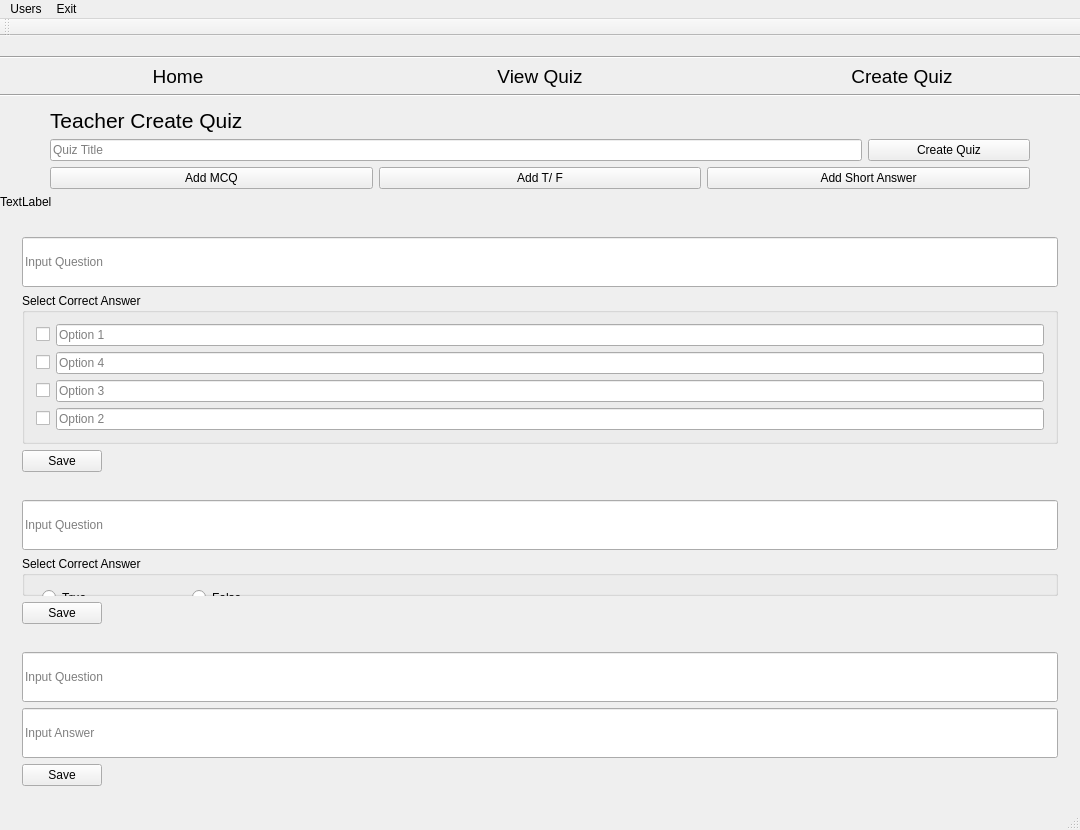
<?xml version="1.0" encoding="UTF-8"?>
<ui version="4.0">
 <class>teacherCreateQuiz</class>
 <widget class="QMainWindow" name="teacherCreateQuiz">
  <property name="geometry">
   <rect>
    <x>0</x>
    <y>0</y>
    <width>1080</width>
    <height>830</height>
   </rect>
  </property>
  <property name="sizePolicy">
   <sizepolicy hsizetype="MinimumExpanding" vsizetype="Preferred">
    <horstretch>0</horstretch>
    <verstretch>0</verstretch>
   </sizepolicy>
  </property>
  <property name="minimumSize">
   <size>
    <width>800</width>
    <height>600</height>
   </size>
  </property>
  <property name="windowTitle">
   <string>Teacher Create Quiz</string>
  </property>
  <property name="windowIcon">
   <iconset>
    <normaloff>../../../../../Desktop/javaicon.png</normaloff>../../../../../Desktop/javaicon.png</iconset>
  </property>
  <widget class="QWidget" name="centralWidget">
   <layout class="QVBoxLayout" name="verticalLayout" stretch="0,0,0,0,1">
    <property name="leftMargin">
     <number>0</number>
    </property>
    <property name="topMargin">
     <number>0</number>
    </property>
    <property name="rightMargin">
     <number>0</number>
    </property>
    <property name="bottomMargin">
     <number>0</number>
    </property>
    <item>
     <layout class="QVBoxLayout" name="overallLayout">
      <item>
       <widget class="QLabel" name="bg">
        <property name="text">
         <string/>
        </property>
        <property name="pixmap">
         <pixmap>Image/gg2.JPG</pixmap>
        </property>
       </widget>
      </item>
      <item>
       <widget class="Line" name="line">
        <property name="orientation">
         <enum>Qt::Horizontal</enum>
        </property>
       </widget>
      </item>
      <item>
       <layout class="QHBoxLayout" name="menu">
        <property name="topMargin">
         <number>0</number>
        </property>
        <item>
         <widget class="QPushButton" name="homeBtn">
          <property name="font">
           <font>
            <family>Arial</family>
            <pointsize>14</pointsize>
           </font>
          </property>
          <property name="styleSheet">
           <string notr="true">QPushButton
{
	border: None;
}

QPushButton:hover
{
	color: rgb(47,79,79);
	font-size: 34px;
}

</string>
          </property>
          <property name="text">
           <string>Home</string>
          </property>
         </widget>
        </item>
        <item>
         <widget class="QPushButton" name="viewquizBtn">
          <property name="font">
           <font>
            <family>Arial</family>
            <pointsize>14</pointsize>
           </font>
          </property>
          <property name="styleSheet">
           <string notr="true">QPushButton
{
	border: None;
}

QPushButton:hover
{
	color: rgb(47,79,79);
	font-size: 34px;
}

</string>
          </property>
          <property name="text">
           <string>View Quiz</string>
          </property>
         </widget>
        </item>
        <item>
         <widget class="QPushButton" name="createquizBtn">
          <property name="font">
           <font>
            <family>Arial</family>
            <pointsize>14</pointsize>
           </font>
          </property>
          <property name="styleSheet">
           <string notr="true">QPushButton
{
	border: None;
}

QPushButton:hover
{
	color: rgb(47,79,79);
	font-size: 34px;
}

</string>
          </property>
          <property name="text">
           <string>Create Quiz</string>
          </property>
         </widget>
        </item>
       </layout>
      </item>
     </layout>
    </item>
    <item>
     <widget class="Line" name="line_2">
      <property name="orientation">
       <enum>Qt::Horizontal</enum>
      </property>
     </widget>
    </item>
    <item>
     <layout class="QVBoxLayout" name="Content">
      <property name="leftMargin">
       <number>50</number>
      </property>
      <property name="topMargin">
       <number>5</number>
      </property>
      <property name="rightMargin">
       <number>50</number>
      </property>
      <item>
       <widget class="QLabel" name="title">
        <property name="font">
         <font>
          <family>Arial</family>
          <pointsize>16</pointsize>
         </font>
        </property>
        <property name="text">
         <string>Teacher Create Quiz</string>
        </property>
       </widget>
      </item>
      <item>
       <layout class="QHBoxLayout" name="quiztitleLayout" stretch="5,1">
        <item>
         <widget class="QLineEdit" name="createquiztitletxtbox">
          <property name="maximumSize">
           <size>
            <width>857</width>
            <height>16777215</height>
           </size>
          </property>
          <property name="text">
           <string/>
          </property>
          <property name="placeholderText">
           <string>Quiz Title</string>
          </property>
         </widget>
        </item>
        <item>
         <widget class="QPushButton" name="createquiztitleBtn">
          <property name="text">
           <string>Create Quiz</string>
          </property>
         </widget>
        </item>
       </layout>
      </item>
      <item>
       <layout class="QHBoxLayout" name="menu2">
        <item>
         <widget class="QPushButton" name="mcqBtn">
          <property name="text">
           <string>Add MCQ</string>
          </property>
         </widget>
        </item>
        <item>
         <widget class="QPushButton" name="tfBtn">
          <property name="text">
           <string>Add T/ F</string>
          </property>
         </widget>
        </item>
        <item>
         <widget class="QPushButton" name="saBtn">
          <property name="text">
           <string>Add Short Answer</string>
          </property>
         </widget>
        </item>
       </layout>
      </item>
     </layout>
    </item>
    <item>
     <widget class="QLabel" name="qnLabel">
      <property name="text">
       <string>TextLabel</string>
      </property>
     </widget>
    </item>
    <item>
     <widget class="QWidget" name="Content2" native="true">
      <layout class="QVBoxLayout" name="verticalLayout_3">
       <item>
        <widget class="QWidget" name="mcqWidget" native="true">
         <layout class="QHBoxLayout" name="horizontalLayout">
          <item>
           <layout class="QVBoxLayout" name="mcqLayout">
            <item>
             <widget class="QLineEdit" name="mcqqnTextbox">
              <property name="minimumSize">
               <size>
                <width>0</width>
                <height>50</height>
               </size>
              </property>
              <property name="placeholderText">
               <string>Input Question</string>
              </property>
             </widget>
            </item>
            <item>
             <widget class="QGroupBox" name="mcqGrpBox">
              <property name="title">
               <string>Select Correct Answer</string>
              </property>
              <layout class="QVBoxLayout" name="verticalLayout_2">
               <item>
                <layout class="QHBoxLayout" name="combo1">
                 <item>
                  <widget class="QCheckBox" name="cb1">
                   <property name="text">
                    <string/>
                   </property>
                  </widget>
                 </item>
                 <item>
                  <widget class="QLineEdit" name="cbtxt1">
                   <property name="placeholderText">
                    <string>Option 1</string>
                   </property>
                  </widget>
                 </item>
                </layout>
               </item>
               <item>
                <layout class="QHBoxLayout" name="combo4">
                 <item>
                  <widget class="QCheckBox" name="cb4">
                   <property name="text">
                    <string/>
                   </property>
                  </widget>
                 </item>
                 <item>
                  <widget class="QLineEdit" name="cbtxt4">
                   <property name="placeholderText">
                    <string>Option 4</string>
                   </property>
                  </widget>
                 </item>
                </layout>
               </item>
               <item>
                <layout class="QHBoxLayout" name="combo3">
                 <item>
                  <widget class="QCheckBox" name="cb3">
                   <property name="text">
                    <string/>
                   </property>
                  </widget>
                 </item>
                 <item>
                  <widget class="QLineEdit" name="cbtxt3">
                   <property name="placeholderText">
                    <string>Option 3</string>
                   </property>
                  </widget>
                 </item>
                </layout>
               </item>
               <item>
                <layout class="QHBoxLayout" name="combo2">
                 <item>
                  <widget class="QCheckBox" name="cb2">
                   <property name="text">
                    <string/>
                   </property>
                  </widget>
                 </item>
                 <item>
                  <widget class="QLineEdit" name="cbtxt2">
                   <property name="placeholderText">
                    <string>Option 2</string>
                   </property>
                  </widget>
                 </item>
                </layout>
               </item>
              </layout>
             </widget>
            </item>
            <item alignment="Qt::AlignLeft">
             <widget class="QPushButton" name="saveBtn_2">
              <property name="text">
               <string>Save</string>
              </property>
             </widget>
            </item>
           </layout>
          </item>
         </layout>
        </widget>
       </item>
       <item>
        <widget class="QWidget" name="tfWidget" native="true">
         <layout class="QHBoxLayout" name="horizontalLayout_3">
          <item>
           <layout class="QVBoxLayout" name="tfLayout">
            <item>
             <widget class="QLineEdit" name="tfqnTextbox">
              <property name="minimumSize">
               <size>
                <width>0</width>
                <height>50</height>
               </size>
              </property>
              <property name="maximumSize">
               <size>
                <width>1078</width>
                <height>16777215</height>
               </size>
              </property>
              <property name="placeholderText">
               <string>Input Question</string>
              </property>
              <property name="clearButtonEnabled">
               <bool>false</bool>
              </property>
             </widget>
            </item>
            <item>
             <widget class="QGroupBox" name="radioGrpBox">
              <property name="title">
               <string>Select Correct Answer</string>
              </property>
              <widget class="QRadioButton" name="tradioButton">
               <property name="geometry">
                <rect>
                 <x>20</x>
                 <y>30</y>
                 <width>119</width>
                 <height>23</height>
                </rect>
               </property>
               <property name="text">
                <string>True</string>
               </property>
              </widget>
              <widget class="QRadioButton" name="fradioBtn">
               <property name="geometry">
                <rect>
                 <x>170</x>
                 <y>30</y>
                 <width>119</width>
                 <height>23</height>
                </rect>
               </property>
               <property name="text">
                <string>False</string>
               </property>
              </widget>
             </widget>
            </item>
            <item alignment="Qt::AlignLeft">
             <widget class="QPushButton" name="saveBtn">
              <property name="text">
               <string>Save</string>
              </property>
             </widget>
            </item>
           </layout>
          </item>
         </layout>
        </widget>
       </item>
       <item>
        <widget class="QWidget" name="saWidget" native="true">
         <layout class="QHBoxLayout" name="horizontalLayout_2">
          <item>
           <layout class="QVBoxLayout" name="saLayout">
            <item>
             <widget class="QLineEdit" name="saTextbox">
              <property name="minimumSize">
               <size>
                <width>0</width>
                <height>50</height>
               </size>
              </property>
              <property name="placeholderText">
               <string>Input Question</string>
              </property>
             </widget>
            </item>
            <item>
             <widget class="QLineEdit" name="saansTextbox">
              <property name="minimumSize">
               <size>
                <width>0</width>
                <height>50</height>
               </size>
              </property>
              <property name="placeholderText">
               <string>Input Answer</string>
              </property>
             </widget>
            </item>
            <item alignment="Qt::AlignLeft">
             <widget class="QPushButton" name="pushButton">
              <property name="text">
               <string>Save</string>
              </property>
             </widget>
            </item>
           </layout>
          </item>
         </layout>
        </widget>
       </item>
      </layout>
     </widget>
    </item>
   </layout>
  </widget>
  <widget class="QMenuBar" name="menuBar">
   <property name="geometry">
    <rect>
     <x>0</x>
     <y>0</y>
     <width>1080</width>
     <height>31</height>
    </rect>
   </property>
   <widget class="QMenu" name="menuUsers">
    <property name="title">
     <string>Users</string>
    </property>
    <addaction name="actionLogout"/>
    <addaction name="actionLogout_2"/>
   </widget>
   <widget class="QMenu" name="menuExit">
    <property name="title">
     <string>Exit</string>
    </property>
    <addaction name="actionClose_Alt_F4"/>
   </widget>
   <addaction name="menuUsers"/>
   <addaction name="menuExit"/>
  </widget>
  <widget class="QToolBar" name="mainToolBar">
   <attribute name="toolBarArea">
    <enum>TopToolBarArea</enum>
   </attribute>
   <attribute name="toolBarBreak">
    <bool>false</bool>
   </attribute>
  </widget>
  <widget class="QStatusBar" name="statusBar"/>
  <action name="actionLogout">
   <property name="text">
    <string>Change Password</string>
   </property>
  </action>
  <action name="actionClose_Alt_F4">
   <property name="text">
    <string>Close (Alt + F4)</string>
   </property>
  </action>
  <action name="actionLogout_2">
   <property name="text">
    <string>Logout</string>
   </property>
  </action>
 </widget>
 <layoutdefault spacing="6" margin="11"/>
 <resources/>
 <connections/>
</ui>
